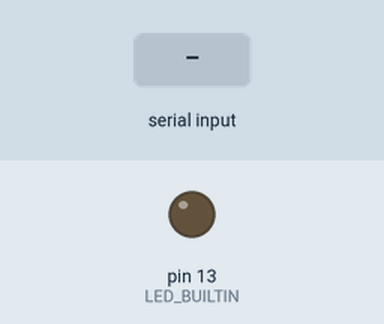
This sketch was run on a simulated Arduino Uno, built with avr-gcc and run on an emulated ATmega328P. Parts: output pins drawn as LEDs (lit = HIGH). The test bench sets the inputs (shaded band).

Above: at 1.2 s.
1.3 s: "1" received over the second serial link
At 2.2 s:
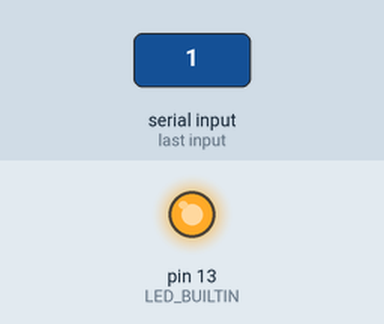
2.8 s: "0" received over the second serial link
At 3.4 s:
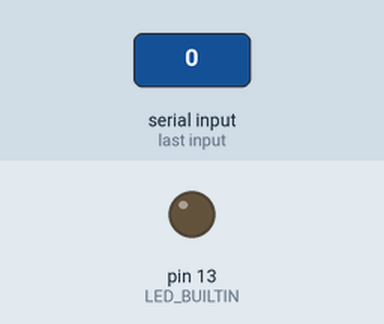
Timing chart, 0 to 5.8 s (numbered marks = the images above; inputs shaded):
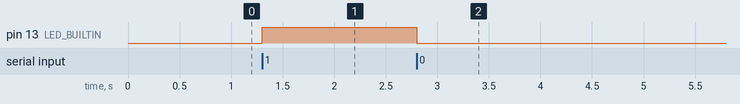

Measured:
- after the input at 1.3 s, pin 13 (LED_BUILTIN): LOW → HIGH at once
- after the input at 2.8 s, pin 13 (LED_BUILTIN): HIGH → LOW at once

The sketch:

ChildCodeHC05BluetoothSetup.ino
```cpp
/*
  Project Title: HC-05 Bluetooth Module Child Code
  Author: Jia Qi Cen Sohen
  Date: 3/22/2024

  Project Description:
  This code sets up an Arduino as the child or receiver in a Bluetooth communication system using the HC-05 module.
  The child receives control signals ('1' or '0') from the parent device and responds by turning the onboard LED on or off.
  Specifically:
  - When the child receives '1', the LED turns on.
  - When the child receives '0', the LED turns off.

  Components:
  1. HC-05 Bluetooth Module
  2. Arduino board (child/receiver)
  3. Onboard LED (used for visual feedback)
*/

#include <SoftwareSerial.h> // Include SoftwareSerial library for Bluetooth communication

// Declare & initialize a software serial for the Bluetooth module
// RX pin is connected to pin 10, and TX pin is connected to pin 11
SoftwareSerial BTSerial(10, 11);  // (RX, TX)
// NOTE: Connect the BT module wires as follows:
// TXD lead goes to RX pin (10) and RXD goes to TX pin (11)

void setup() {
  // Initialize the onboard LED (connected to the LED_BUILTIN pin)
  pinMode(LED_BUILTIN, OUTPUT);

  // Initialize BTSerial communication at a baud rate of 9600
  BTSerial.begin(9600);
}

void loop() {
  // Check if there is any data available from the Bluetooth module
  if (BTSerial.available()) {
    // Read the incoming data
    char received = BTSerial.read();

    // If the received character is '1', turn the onboard LED on
    if (received == '1') {
      digitalWrite(LED_BUILTIN, HIGH);
    }
    // If the received character is not '1' (e.g., '0'), turn the onboard LED off
    else {
      digitalWrite(LED_BUILTIN, LOW);
    }
  }
}
```
